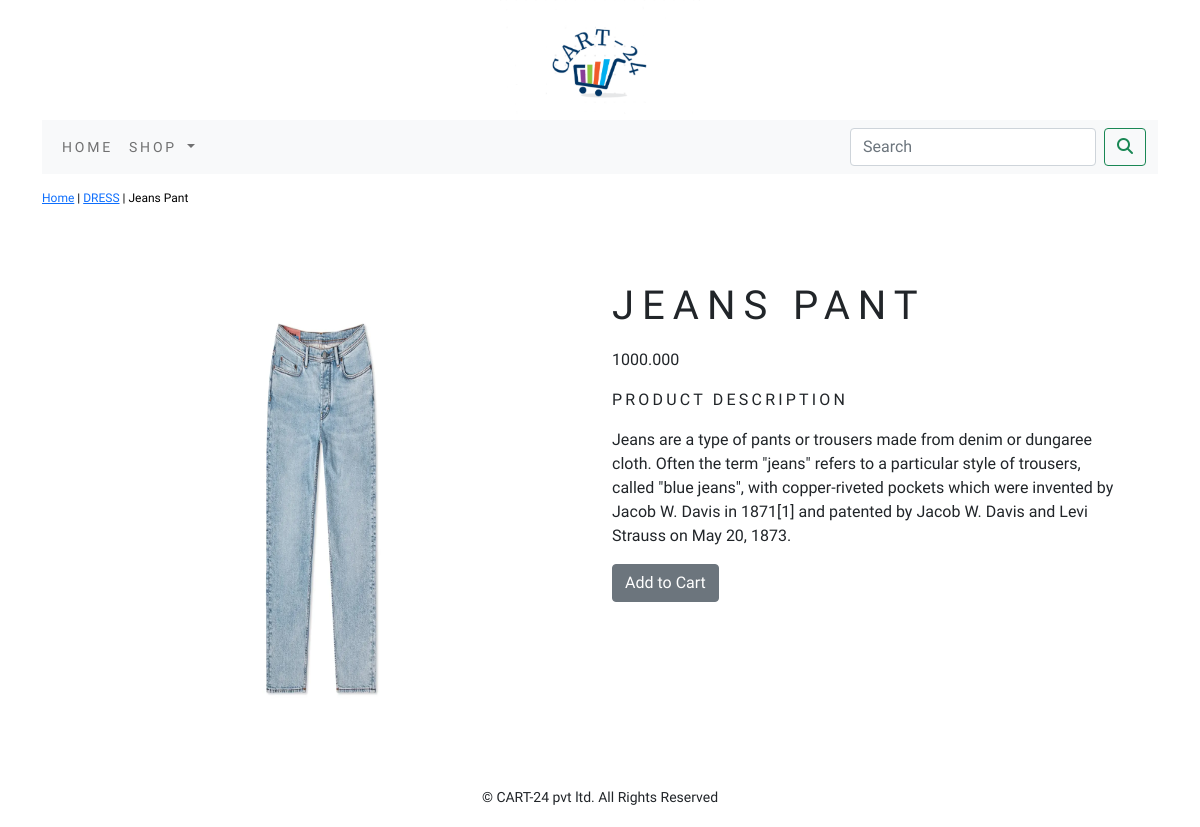
The page /shop/dress/jeans-pant/ on the database its author committed.
### onlineshopapp/models.py (models this page shows, shortened)
class Product(models.Model):
    name=models.CharField(max_length=250,unique=True)
    slug=models.SlugField(max_length=250,unique=True)
    description=models.TextField(blank=True)
    price=models.DecimalField(max_digits=10,decimal_places=3)
    category=models.ForeignKey(Category,on_delete=models.CASCADE)
    image=models.ImageField(upload_to='product',blank=True)
    stock=models.IntegerField()
    available=models.BooleanField(default=True)
    created=models.DateTimeField(auto_now_add=True)
    updated=models.DateTimeField(auto_now=True)
    class Meta:
        ordering=('name',)
        verbose_name='product'
        verbose_name_plural='products'

class Category(models.Model):
    name=models.CharField(max_length=250,unique=True)
    slug=models.SlugField(max_length=250,unique=True)
    description=models.TextField(blank=True)
    image=models.ImageField(upload_to='category')
    class Meta:
        ordering=('name',)
        verbose_name='category'
        verbose_name_plural='categories'
    def get_url(self):
        return reverse('onlineshopapp:products_by_category',args=[self.slug])
    def __str__(self):
        return '{}'.format(self.name)

### onlineshopapp/views.py (the view)
# urls.py: path('<slug:c_slug>/<slug:p_slug>/',views.proDetail,name='prodCatDetail'),
def proDetail(request,c_slug,p_slug):
    try:
        product=Product.objects.get(category__slug=c_slug,slug=p_slug)
    except Exception as e:
        raise e
    return render(request,'product.html',{'product':product})

### cartapp/context_processors.py (called while the page is built)
def counter(request):
    item_count=0
    if 'admin' in request.path:
        return {}
    else:
        try:
            cart=Cart.objects.filter(cart_id=_cart_id(request))
            cart_items=CartItem.objects.all().filter(cart=cart[:1])
            for cart_item in cart_items:
                item_count += cart_item.quantity
        except Cart.DoesNotExist:
            item_count=0
    return dict(item_count=item_count)

### cartapp/views.py (called while the page is built)
def _cart_id(request):
    cart=request.session.session_key
    if not cart:
        cart=request.session.create()
    return cart

### onlineshopapp/context_processors.py (called while the page is built)
def menu_links(request):
    links=Category.objects.all()
    return dict(links=links)

### templates/product.html (shortened to what this page needs)
{% extends 'base.html' %}
{% load static %}
    {% block content %}
        <div class="row my_prod_row_class">
            <div class="mx_auto">
                <p><a href="{% url 'onlineshopapp:allProdCat' %}">Home</a> | <a href="{{product.category.get_utl}}">{{product.category}}</a> | {{product.name}} </p>
            </div>
        </div>
<div class="container">
        <br>
        <div class="row">
            <div class="col-12 col-sm-12 col-md-12 col-lg-6 text-center">
                <div style="min-width:18rem;">
                    <img src="{{product.image.url}}" alt="{{product.name}}" width="500px" height="500px">
                </div>
            </div>
                <div class="col-12 col-sm-12 col-md-12 col-lg-6">
                    <div>
                    <h1 class="my_product_title">{{product.name}}</h1>
                    <p>{{product.price}}</p>
                    <p class="my_title">Product Description</p>
                    <p class="text-justify my_prod_text">{{product.description}}</p>
                    {% if product.stock <= 0 %}
                        <p><b class="text-justify my_prod_title">Out of Stock</b></p>
                    {% else %}
                        <a href="{% url 'cartapp:add_cart' product.id %}" class="btn btn-secondary">Add to Cart</a>
                    {% endif %}
                </div>
            </div>
        </div>
        </div>
    {% endblock %}

### static/css/custom.css (style rules this page uses)
body { font-family: "Trirong", serif; }
.my_title { font-size:16px; letter-spacing:.2em; text-transform:uppercase; }
.my_prod_row_class { padding-top:15px; padding-bottom:20px; }
.my_prod_row_class .mx_auto { color:#000; font-size:12px; text-decoration:none; }
.my_product_title { letter-spacing:.2em; text-size:16px; text-transform:uppercase; padding-top:15px; padding-bottom:10px; }
.my_prod_text { padding-right:20px; }

### rows shown on the page
Product: category "DRESS", name "Jeans Pant", image (picture), name "JEANS PANT", price "1000.000", description "Jeans are a type of pants or trousers made from denim or dungaree cloth. Often the term \"jeans\" refers to a particular style of trousers, called \"blue jeans\", with copper-riveted pockets which were invented by Jacob W. Davis in 1871[1] and patented by Jacob W. Davis and Levi Strauss on May 20, 1873."
